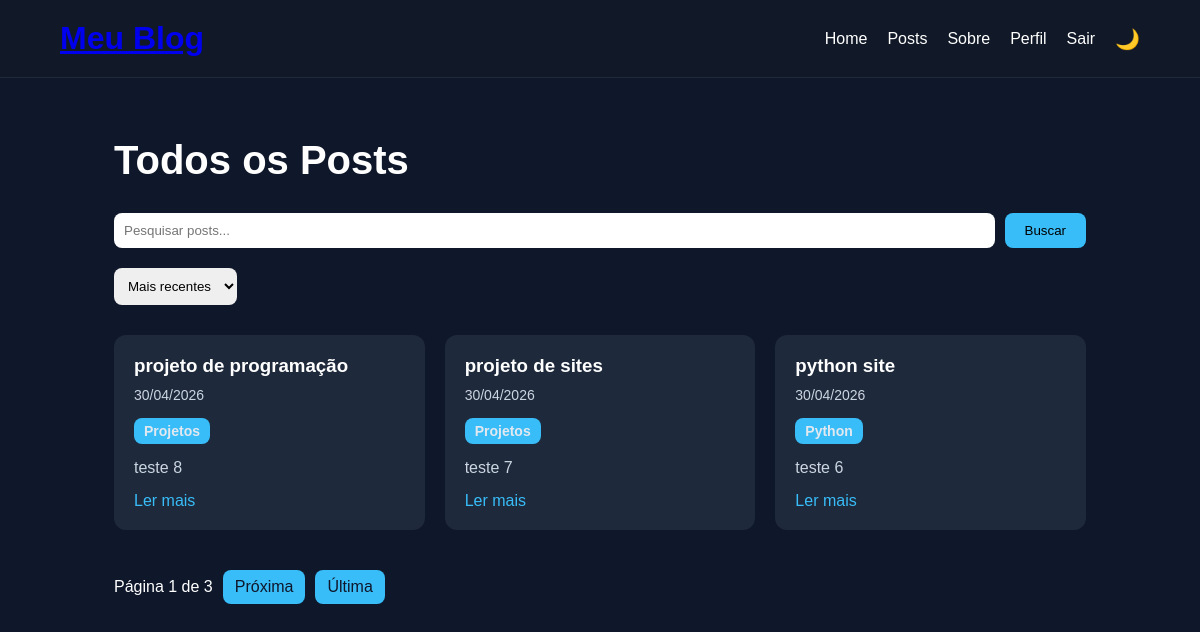
Screenshot of /posts/ (signed in) with the database file from the repository.
### blog/models.py (models this page shows, shortened)
class Post(models.Model):
    titulo = models.CharField(
        max_length=200
    )
    conteudo = models.TextField()
    data_criacao = models.DateTimeField(
        auto_now_add=True
    )
    slug = models.SlugField(
        unique=True
    )
    categoria = models.ForeignKey(
        Categoria,
        on_delete=models.CASCADE,
        null=True,
        blank=True
    )
    likes = models.ManyToManyField(
        User,
        related_name='liked_posts',
        blank=True
    )
    imagem = models.ImageField(
        upload_to='posts/',
        null=True,
        blank=True
    )

class Categoria(models.Model):
    nome = models.CharField(
        max_length=100
    )

### blog/views.py (the view)
def posts(request):
    busca = request.GET.get('busca')
    categoria = request.GET.get('categoria')
    ordenacao = request.GET.get(
        'ordenacao'
    )
    posts = Post.objects.all()
    if ordenacao == 'antigos':
        posts = posts.order_by(
            'data_criacao'
        )
    elif ordenacao == 'az':
        posts = posts.order_by(
            'titulo'
        )
    else:
        posts = posts.order_by(
            '-data_criacao'
        )
    if busca:
        posts = posts.filter(
            titulo__icontains=busca
        )
    if categoria:
        posts = posts.filter(
            categoria__nome=categoria
        )
    paginator = Paginator(
        posts,
        3
    )
    page = request.GET.get('page')
    posts = paginator.get_page(page)
    return render(
        request,
        'posts.html',
        {
            'posts': posts
        }
    )

### blog/templates/posts.html (shortened to what this page needs)
{% extends 'base.html' %}
{% block content %}
<div class="container">
    <h2 class="section-title">
        Todos os Posts
    </h2>
    <form class="search-form">
        <input type="text" name="busca" placeholder="Pesquisar posts...">
        <button type="submit">
            Buscar
        </button>
    </form>
    <form class="order-form">
        <select name="ordenacao" onchange="this.form.submit()">
            <option value="">
                Mais recentes
            </option>
        </select>
    </form>
    <div class="posts-grid">
        {% for post in posts %}
        <div class="post-card">
            <h3>
                {{ post.titulo }}
            </h3>
            <p class="post-date">
                {{ post.data_criacao|date:"d/m/Y" }}
            </p>
            <a class="post-category" href="/posts/?categoria={{ post.categoria.nome }}">
                {{ post.categoria.nome }}
            </a>
            <p>
                {{ post.conteudo|truncatewords:20 }}
            </p>
            <a href="/post/{{ post.slug }}/">
                Ler mais
            </a>
        </div>
        {% endfor %}
    </div>
    <div class="pagination">
        <span>
            Página {{ posts.number }}
            de {{ posts.paginator.num_pages }}
        </span>
        {% if posts.has_next %}
        <a href="?page={{ posts.next_page_number }}">
            Próxima
        </a>
        <a href="?page={{ posts.paginator.num_pages }}">
            Última
        </a>
        {% endif %}
    </div>
</div>
{% endblock %}

### blog/static/css/style.css (style rules this page uses)
* { margin: 0; padding: 0; box-sizing: border-box; }
body { background-color: #0f172a; color: white; font-family: Arial, Helvetica, sans-serif; transition: 0.3s; }
.container { width: 90%; max-width: 1200px; margin: auto; }
.section-title { margin-bottom: 30px; font-size: 40px; }
.posts-grid { display: grid; grid-template-columns: repeat( auto-fit, minmax(300px, 1fr) ); gap: 20px; }
.post-card { background-color: #1e293b; padding: 20px; border-radius: 12px; transition: 0.3s; }
.post-card h3 { margin-bottom: 10px; }
.post-card p { margin-bottom: 15px; color: #cbd5e1; }
.post-card a { text-decoration: none; color: #38bdf8; }
.post-date { font-size: 14px; color: #94a3b8; margin-bottom: 10px; }
.post-category { display: inline-block; background-color: #38bdf8; color: #e2e8f0 !important; padding: 5px 10px; border-radius: 8px; text-decoration: none; font-size: 14px; margin-bottom: 15px; font-weight: bold; }
.search-form { margin-bottom: 20px; display: flex; gap: 10px; }
.search-form input { flex: 1; padding: 10px; border-radius: 8px; border: none; }
.search-form button { padding: 10px 20px; border: none; border-radius: 8px; background-color: #38bdf8; cursor: pointer; }
.order-form { margin-bottom: 30px; }
.order-form select { padding: 10px; border-radius: 8px; border: none; }
.pagination { margin-top: 40px; display: flex; gap: 10px; align-items: center; }
.pagination a { text-decoration: none; background-color: #38bdf8; color: #0f172a; padding: 8px 12px; border-radius: 8px; }
.post-card a, .likes a, .pagination a { transition: 0.3s; }

### rows the page displays
Post: titulo "projeto de programação", data_criacao "30/04/2026", categoria.nome "Projetos", conteudo "teste 8"
Post: titulo "projeto de sites", data_criacao "30/04/2026", categoria.nome "Projetos", conteudo "teste 7"
Post: titulo "python site", data_criacao "30/04/2026", categoria.nome "Python", conteudo "teste 6"

### other values shown
{{ posts.number }} "1"
{{ posts.paginator.num_pages }} "3"
